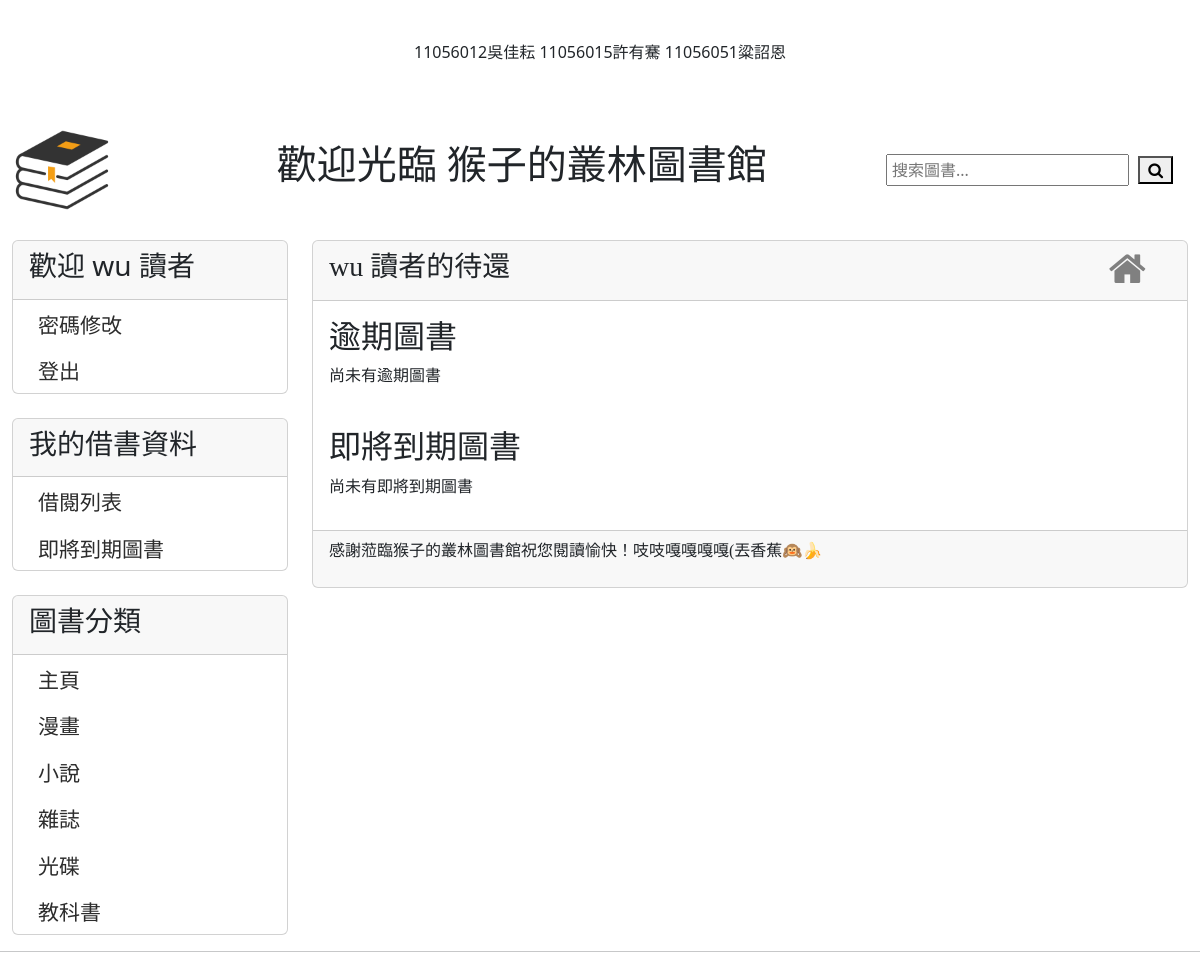
The app's page /needReturn/ (signed in) with its own data.
### user_borrowAndReturn/models.py (models this page shows, shortened)
class Category(models.Model):
    name=models.CharField(max_length=100)
    isOn=models.BooleanField(default=True)

### user_borrowAndReturn/views.py (the view)
# urls.py: path('needReturn/',views.getNeedReturnBook,name='needReturn'),
@login_required
def getNeedReturnBook(request):
    day_now=timezone.now()
    three_days_later = day_now + timezone.timedelta(days=3)
    timeoutReturn=BorrowingRecord.objects.filter(user=request.user,
                                                 is_returned=False,
                                                 due_date__lt=day_now).order_by('due_date')
    needReturnList=BorrowingRecord.objects.filter(user=request.user,
                                                  is_returned=False,
                                                  due_date__lte=three_days_later,
                                                  due_date__gte=day_now).order_by('due_date')  #__gte大於等於 __lte小於等於
    identityName=identity(request.user)
    return render(request,'needReturnList.html',locals())

### user_borrowAndReturn/templatetags/getAllCategoryForMenu.py (called while the page is built)
@register.simple_tag
def get_menu_categories():
    return Category.objects.filter(isOn=True)

### user_borrowAndReturn/views.py (called while the page is built)
def identity(user):
    if user.is_superuser:
        return "管理"
    elif user.is_staff:
        return "圖書員"
    else:
        return "讀者"

### user_borrowAndReturn/templates/needReturnList.html (shortened to what this page needs)
{% extends "base.html" %}
{% block headmessage %}
<div style="display: flex;justify-content: space-between; align-items: center;">
    <h3 style='font-family:微軟正黑體;'>{{ request.user.first_name }} {{ identityName }}的待還</h3>
    <a href="/"><i class="fa fa-home" aria-hidden="true"></i></a>
</div>
{% load static%}
<link type="text/css" rel="stylesheet" href="{% static 'css/ManagePage.css' %}">
{%endblock headmessage%}
{% block content%}
<div>
    <h2>逾期圖書</h2>
    {% if timeoutReturn %}
        <table class="needReturn">
            <tr>
                <td>書名</td>
                <td>借閱日期</td>
                <td>應還日期</td>
            </tr>
            {% for l in timeoutReturn %}
                <tr>
                    <td>{{ l.book.title }}</td>
                    <td>{{ l.borrowing_date }}</td>
                    <td style="color: red;">{{ l.due_date }}</td>
                </tr>
            {% endfor %}
        </table>
    {% else %}
        <p>尚未有逾期圖書</p>
    {% endif %}
</div>
<br>
<div>
    <h2>即將到期圖書</h2>
    {% if needReturnList %}
        <table class="needReturn">
            <tr>
                <td>書名</td>
                <td>借閱日期</td>
                <td>應還日期</td>
            </tr>
            {% for l in needReturnList %}
                <tr>
                    <td>{{ l.book.title }}</td>
                    <td>{{ l.borrowing_date }}</td>
                    {% now "Y-m-d" as current_datetime %}
                    {% if l.due_date > now %}
                        <td style="color: red;">{{ l.due_date }}</td>
                    {% else %}
                        <td>{{ l.due_date }}</td>
                    {% endif %}
                </tr>
            {% endfor %}
        </table>
    {% else %}
        <p>尚未有即將到期圖書</p>
    {% endif %}
</div>
{% endblock content %}

### user_borrowAndReturn/templates/base.html (shortened to what this page needs)
{% load getAllCategoryForMenu %}
<!DOCTYPE html>
<html>
    <head>
    {% load static %}
    <link rel="stylesheet" href="https://cdnjs.cloudflare.com/ajax/libs/font-awesome/4.7.0/css/font-awesome.min.css">
    <link type="text/css" rel="stylesheet" href="{% static 'css/base.css' %}">
    <link href="https://cdn.jsdelivr.net/npm/bootstrap@5.3.2/dist/css/bootstrap.min.css" rel="stylesheet">
    </head>
    <body>
        <div class="container-fluid">
            {% include 'header.html'%}
            <div class="row" style="margin-top: 20px;">
                <div class="col-sm-3 col-md-3">
                    <div class="card">
                        <div class="card-header">
                            <h3>
                                {% if request.user.is_active %}
                                    {% if request.user.is_superuser %}
                                        歡迎 {{ request.user.first_name }} 管理
                                    {% elif request.user.is_staff %}
                                        歡迎 {{ request.user.first_name }} 圖書員
                                    {% else %}
                                        歡迎 {{ request.user.first_name }} 讀者
                                    {% endif %}
                                {% else %}
                                    <p style="padding-top: 10px;">當前尚未登入</p>
                                {% endif %}
                            </h3>
                        </div>
                        <div class="list-group" style="font-size: 21px;">
                                {% if request.user.is_active %}
                                    <li><a href="/modifyInformation/">密碼修改</a></li>
                                    <li><a href="/logout/">登出</a></li>
                                {% else %}
                                    <li><a href="/login/">登入</a></li>
                                    <li><a href="/register/">註冊</a></li>
                                {% endif %}
                        </div>
                    </div>
                    <br>
                    {% if request.user.is_active %}
                    <div class="card">
                        <div class="card-header">
                            <h3>我的借書資料</h3>
                        </div>
                        <div class="list-group" style="font-size: 21px;">
                            <li><a href="/borrowList/">借閱列表</a></li>
                            <li><a href="/needReturn/">即將到期圖書</a></li>
                        </div>
                    </div>
                    <br>
                    {% endif %}
                    <div class="card">
                        <div class="card-header">
                            <h3>圖書分類<h3>
                        </div>
                        <div class="list-group" style="font-size: 21px;">
                            <li><a href="/">主頁</a></li>
                            {% get_menu_categories as categories %}
                            {% for category in categories %}
                                <li><a href="/category/{{ category.id }}/">{{ category.name }}</a></li>
                            {% endfor %}
                        </div>
                    </div>
                </div>
                <div class="col-sm-9 col-md-9">
                <div class="card">
                    <div class="card-header">
                    {% block headmessage %}
                    {% endblock %}
                </div>
                <div class="card-body">
                    {% block content %}
                    {% endblock %}
                </div>
                <div class="card-footer">
                    {% include 'footer.html' %}
                </div>
            </div>
                </div>
            </div>
        </div>
        <hr>
    </body>
</html>

### static/css/base.css (style rules this page uses)
li { list-style-type:none; padding: 5px 25px; }
.col-md-3 li { padding-top: 10px; }
* { box-sizing: border-box; padding: 0; margin: 0; }
a { text-decoration:none; color: rgb(44, 44, 44); }
.col-sm-9 .card-header a { font-size: 24px; font-weight:bold; }
.fa-home, .fa-reply { font-size: 40px; color: gray; margin-right: 25px; }

### user_borrowAndReturn/templates/base.html (style rules this page uses)
a { text-decoration:none; color: rgb(44, 44, 44); }

### records on screen
Category: name "漫畫"
Category: name "小說"
Category: name "雜誌"
Category: name "光碟"
Category: name "教科書"

### other values on screen
{{ request.user.first_name }} "wu"
{{ identityName }} "讀者"
